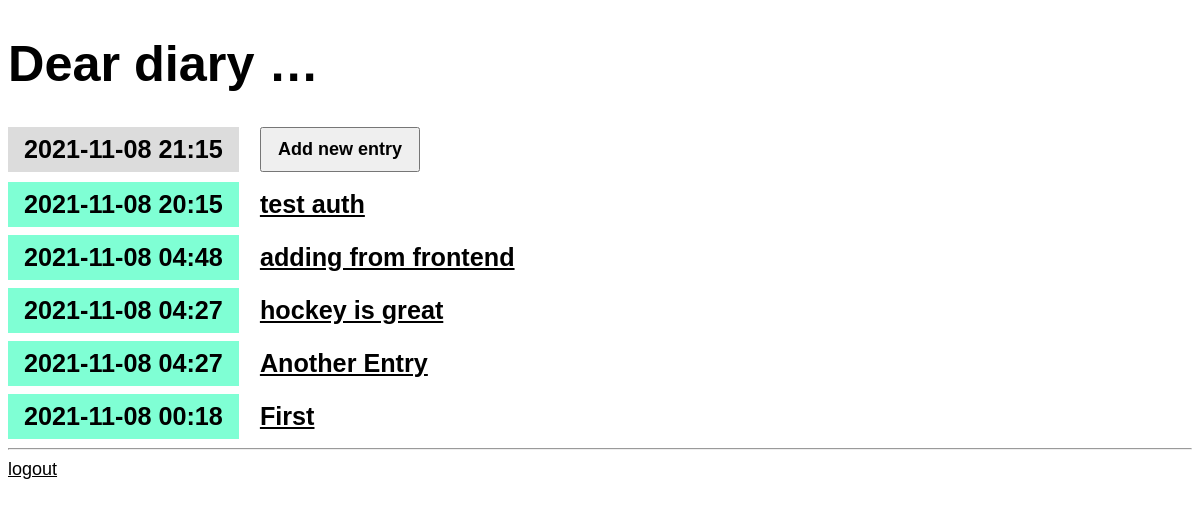
The app's page / (signed in) with its own data.
### entries/models.py (models this page shows, shortened)
class Entry(models.Model):
    title = models.CharField(max_length=200)
    content = models.TextField()
    date_created = models.DateTimeField(default=timezone.now)
    class Meta:
        verbose_name_plural = 'entries'

### entries/views.py (the view)
class EntryListView(LockedView, ListView):
     model = Entry
     queryset = Entry.objects.all().order_by('-date_created')

### entries/templates/entries/entry_list.html
{% extends "entries/base.html" %}
{% block content %}
<article>
    <h2 class="mark">{% now "Y-m-d H:i" %}</em></h2>
    <a href="{% url 'entry-create' %}"><button>Add new entry</button></a>
</article>
    {% for entry in entry_list %}
        <article>
            <h2 class="{{ entry.date_created|date:'l' }}">
                {{ entry.date_created|date:'Y-m-d H:i' }}
            </h2>
            <h3>
                <a href="{% url 'entry-detail' entry.id %}">
                    {{ entry.title }}
                </a>
            </h3>
        </article>
    {% endfor %}
{% endblock %}

### entries/templates/entries/base.html (shortened to what this page needs)
{% load static %}
<!DOCTYPE html>
<html lang="en">
<head>
    <link rel="stylesheet" href="{% static 'css/diary.css' %}">
</head>
<body>
    <h1><a href="/">Dear diary …</a></h1>
    {% block content %}{% endblock %}
    <hr>
    <a href="{% url 'admin:logout' %}">logout</a>
</body>
</html>

### entries/static/css/diary.css (style rules this page uses)
* { box-sizing: border-box; }
body { font-family: sans-serif; font-size: 18px; }
a { color: inherit; }
h1 { font-size: 2.8em; }
h1 a { text-decoration: none; }
h2, h3 { font-size: 1.4em; margin: 0; display: inline-block; padding: 0.5rem 1rem; vertical-align: top; }
h2 { background-color: aquamarine; }
.mark { background-color: gainsboro; }
article { margin-bottom: 0.5rem; }
button, textarea, input { font-size: inherit; min-height: 2.5em; padding: 0 1rem; }
button, input[type="submit"] { margin: 0 1rem 2px 1rem; cursor: pointer; font-weight: bold; min-width: 8rem; }

### records on screen
Entry: date_created "2021-11-08 20:15", title "test auth"
Entry: date_created "2021-11-08 04:48", title "adding from frontend"
Entry: date_created "2021-11-08 04:27", title "hockey is great"
Entry: date_created "2021-11-08 04:27", title "Another Entry"
Entry: date_created "2021-11-08 00:18", title "First"
